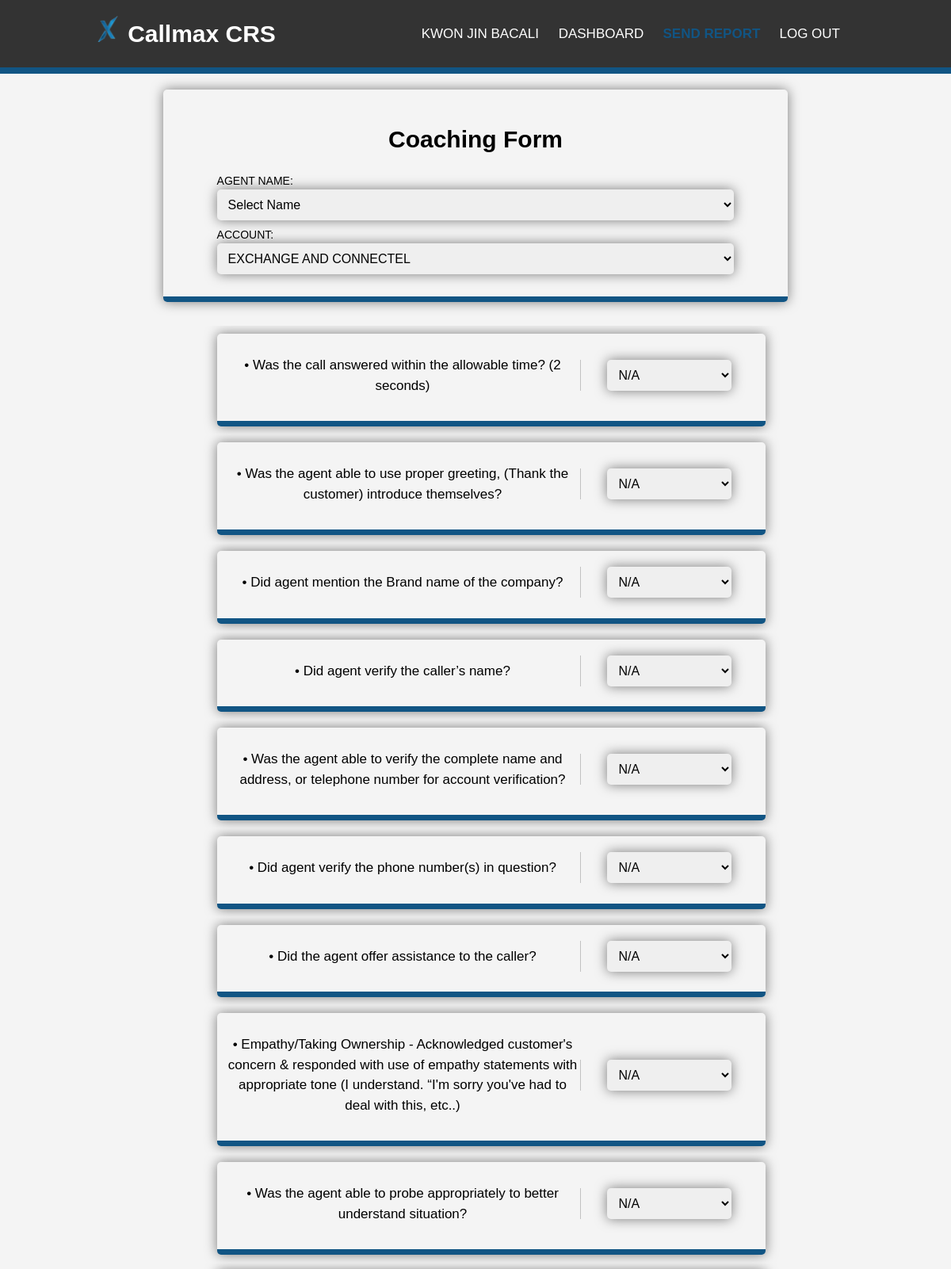
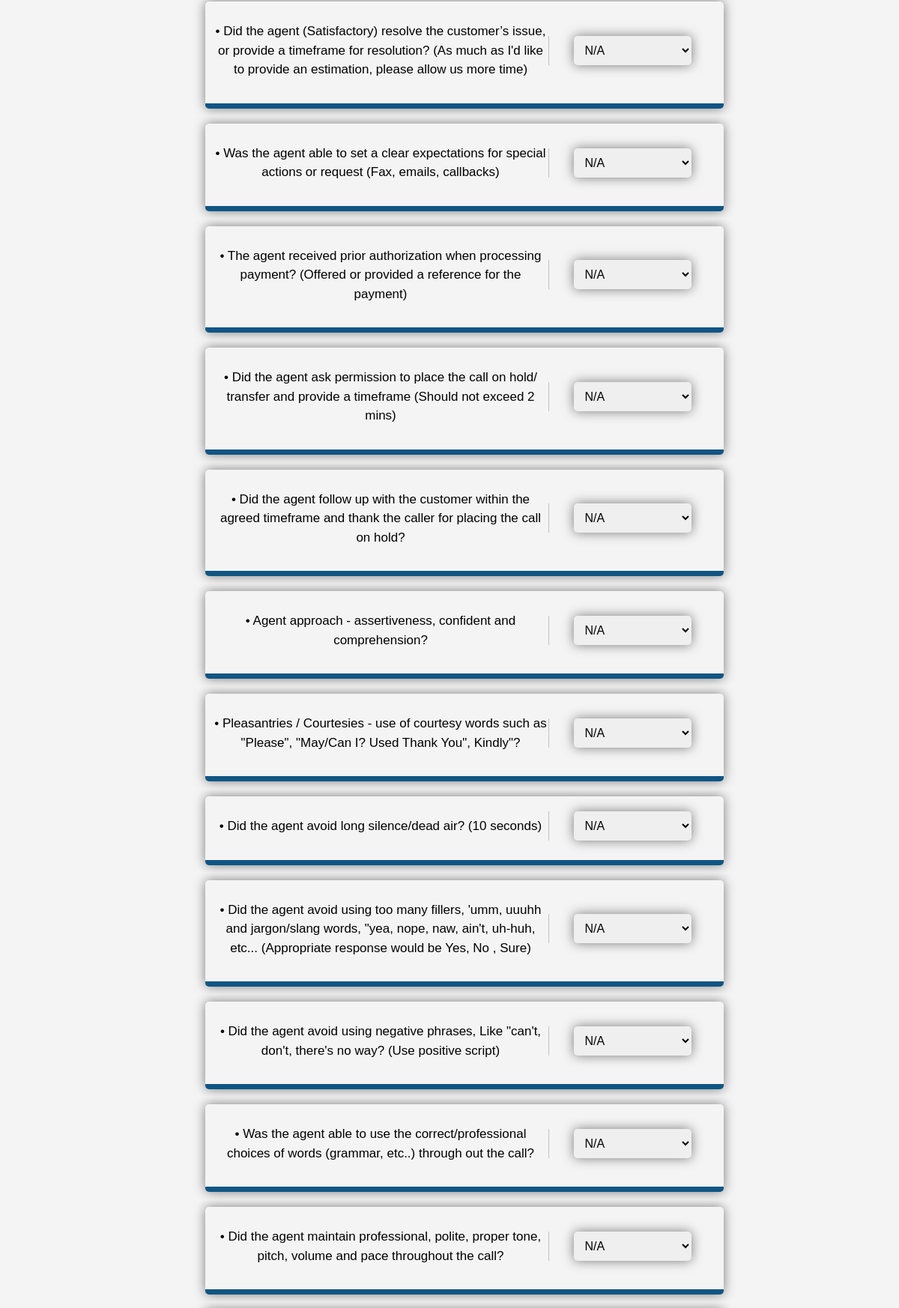
/QAV/sendReport.php?account=Exchange and Connectel (signed in, upper part), run on the app's committed database (2 pictures, top to bottom).
### tables this page shows
CREATE TABLE `qa_form` (
  `id` int(11) NOT NULL,
  `account` varchar(255) NOT NULL,
  `category` varchar(255) NOT NULL,
  `item` text NOT NULL,
  `answer` varchar(255) NOT NULL,
  `error` varchar(255) NOT NULL
);

### text/text.php (called while the page is built, shortened)
<?php
$text['header'] = 'Callmax CRS';
$text['signup'] = 'Sign up';
$text['login'] = 'Login';
$text['send-report'] = 'Send Report';
$text['logout'] = 'log out';
$text['dashboard'] = 'dashboard';
$text['info'] = 'Info';
$text['ack-link'] = 'Acknowledgement Link';
$text['welcome-title'] = ''.$text['header'].' | Welcome';
$text['login-welcome'] = 'Welcome!';
$text['username'] = 'Username';
$text['password'] = 'Password';
$text['forgot-password'] = 'Forgot password?';
$text['no-account'] = 'Don\'t have an account?';
$text['freepik'] = 'Designed by Freepik';
$text['reg-title'] = ''.$text['header'].' | Sign Up';
$text['register-head'] = 'Registration';
$text['firstname'] = 'First Name';
$text['lastname'] = 'Last Name';
$text['email'] = 'Email';
$text['email-add'] = 'Email Address';
$text['cpassword'] = 'Confirm Password';
$text['position'] = 'Position';
$text['choose-pos'] = 'Choose Position';
$text['qav'] = 'Quality Analyst - Voice';
$text['qan'] = 'Quality Analyst - Non-Voice';
$text['hr'] = 'Human Resources';
$text['tl'] = 'Team Leader';
$text['am'] = 'Account Manager';
$text['mis'] = 'MIS';
$text['kpi'] = 'KPI';
$text['accounts'] = 'Accounts';
$text['minus'] = '-';
$text['plus'] = '+';
$text['add-account'] = 'Add Account';
$text['yes-account'] = 'Already have an account?';
$text['login-here'] = 'Login Here';
$text['reg-success'] = 'Registration Successful';
$text['reg-failed'] = 'Registration Failed, Please check the availability of registration';
$text['click-login-here'] = 'Click here to login';
$text['acccess-denied'] = 'Access Denied';
$text['click-here'] = 'Click here';
$text['reg-again'] = 'Click here to register again';
$text['dashboard-title'] = ''.$text['header'].' | Dashboard';
$text['name'] = 'Name';
$text['account'] = 'Account';
$text['status'] = 'status';
$text['search'] = 'Search';
$text['agentname'] = 'Agent Name';
$text['report-type'] = 'Type of Report';
$text['date-issued'] = 'Date Issued';
$text['sendreport-title'] = ''.$text['header'].' | Send Report';
$text['coaching-form'] = 'Coaching Form';
$text['select-name'] = 'Select Name';
$text['select-account'] = 'Select Account';
$text['choose-issue'] = 'Choose Issue';
$text['issue'] = 'Issue';
$text['knowledge'] = 'Knowledge';
$text['attitude'] = 'Attitude';
$text['skill'] = 'Skill';

### QAV/sendReport.php (the view, shortened to what this page needs)
<!DOCTYPE html>
<?php
include ('../text/text.php');
?>
<html>
    <head>
        <link rel="stylesheet" type="text/css" href="../css/html-style.css">
    </head>
    <body  onload="disableBackButton()" onunload="disableBackButton()">
        <?php
    require('../connection.php');
    if (isset($_SESSION['name'])) {
        if ($_SESSION['demerits']=='QAV' || $_SESSION['demerits']=='SUPERADMIN') {
            $account = @$_GET['account'];
            $agentname = @$_GET['agentname']; ?>
    <header>
        <div class="container">
          <div class="heading">
            <div id="branding">
                  <h1><img src="../img/favicon.png" alt="logo" /> <?php echo $text['header'];?></h1>
            </div>
            <nav>
                <ul>
                  <li><a href="#"><?php echo $_SESSION['name']; ?> </a></li>
                  <li ><a href='reports.php'><?php echo $text['dashboard']; ?></a></li>
                  <li class="current"><a href='sendReport.php'><?php echo $text['send-report']; ?></a></li>
                  <li><a href='../logout.php?logout' onclick="return confirm('Are you sure you want to logout?')"><?php echo $text['logout']; ?></a></li>
                </ul>
            </nav>
          </div>
        </div>
    </header>
          <div class="container">
              <div class="sendReport-box">
                <div class="sendReportform">
                  <div>
                    <h1><?php echo $text['coaching-form']; ?></h1>
                  </div>
                  <div class="agentName">
                      <label><?php echo $text['agentname']; ?>:</label>
                    <select id="nameSel" name="agentname" class="select" required>
                        <?php if ($agentname == "" || $agentname == null) { ?>
                      <option value=""><?php echo $text['select-name']; ?></option>
                        <?php } else { ?>
                      <option value=""><?php echo $agentname; ?></option>
                        <?php } ?>
                    </select>
                  </div>
                  <form>
                  <div class="accountSelect">
                    <label><?php echo $text['account']; ?>:</label>
                      <select id="accountSel" name="account" onchange="this.form.submit()" required>
                          <?php
                          $query = "SELECT * FROM accounts";
                  $result = mysqli_query($connection, $query);
                  if (mysqli_num_rows($result) > 0) {
                      while ($row = mysqli_fetch_assoc($result)) {
                          ?>
                        <option value='<?php echo $row['name']; ?>'><?php echo strtoupper($row['name']); ?></option>
                          <?php
                      }
                  } ?>
                      </select>
                    </form>
                  </div>
                </div>
              </div>
              <div class="selectedIssue-box">
                <form class="selectedIssue" method="post" action="processQAReport.php">
                  <?php
                  if($account != "" || $account != null){
                  $query = "SELECT * FROM qa_form  WHERE account = '".$account."'";
                       $result = mysqli_query($connection, $query);
                       if (mysqli_num_rows($result) > 0) {
                           while ($row = mysqli_fetch_assoc($result)) {
                               ?>
                             <?php include 'qaform.php';?>
                               <?php
                           }
                          }
                        }
                    ?>
              </form>
            </div>
    <?php
        } else {
            header("location:../error/error.php");
        }
    } else {
        header("location:../index.php?e=Please Log in");
    }
?>
</body>
</html>

### QAV/qaform.php (shortened to what this page needs)
<link rel="stylesheet" type="text/css" href="../css/html-style.css">
<div class="subcontainer">
    <div class="qaDiv">
      <div class="qa-gridbox1">
        <p><?php echo $row['item']; ?></p>
      </div>
      <div class="qa-gridbox2">
          <select name="answer[]">
          <option value="N/A">N/A</option>
          </select>
      </div>
    </div>
</div>

### css/html-style.css (style rules this page uses)
:root { --primary-color: #115584; --bg-color: #f4f4f4; --dark-grey: #333; --orange: #f56101; --green: #00aa00; --yellow: #ffc530; }
body { padding: 0; margin: 0; background-color: var(--bg-color); font: 15px/1.5 Arial, Helvetica, sans-serif; }
a { text-decoration: none; color: var(--primary-color); transition: all 250ms ease; transition-property: all; transition-duration: 250ms; transition-timing-function: ease; transition-delay: 0s; }
.container { width: 80%; margin: auto; overflow: hidden; }
.subcontainer { width: 100%; margin: auto; overflow: hidden; }
.heading { position: relative; width: 100%; margin: auto; padding: 42.5px 0; }
header { position: sticky; top: 0px; background-color: var(--dark-grey); color: #fff; border-bottom: var(--primary-color) solid 8px; }
.heading #branding { position: absolute; top: 0; left: 0; }
.heading #branding h1 img { width: 10%; }
.heading a { color: #fff; text-decoration: none; text-transform: uppercase; font-size: 17px; }
.heading nav { position: absolute; top: 0; right: 0; padding: 15px 10px; }
.heading li { display: inline; padding: 0 10px; }
.heading .current a { color: var(--primary-color); font-weight: bold; }
.sendReportform { width: 85%; margin: auto; display: absolute; top: 0; left: 50%; }
.sendReport-box { display: relative; width: 80%; margin: auto; margin-top: 20px; padding: 20px 10px; border-radius: 5px; border-top: none; border-left: none; border-right: none; margin-bottom: 10px; border-bottom: var(--primary-color) solid 7px; box-shadow: 0 0 15px rgba(0, 0, 0, 0.5); }
.sendReport-box select { cursor: pointer; box-shadow: 0 0 15px rgba(0, 0, 0, 0.5); }
.sendReport-box label { font-size: 14px; text-transform: uppercase; display: block; }
.sendReport-box h1 { text-align: center; }
.sendReport-box select { margin: auto; width: 100%; padding: 10px 10px 10px 10px; border-radius: 5px; border: none; margin-bottom: 8px; font-size: 16px; }
.selectedIssue-box { width: 100%; min-height: 39.3vh; display: flex; justify-content: center; align-items: center; flex-direction: column; text-align: center; padding: 20px; }
.selectedIssue { width: 100%; margin: auto; }
.qaDiv { display: grid; grid-template-columns: 2fr 1fr; justify-content: center; align-items: center; margin: auto; width: 70%; margin-top: 10px; margin-bottom: 10px; background-color: #f4f4f4; padding: 10px 10px 15px 10px; border-radius: 5px; text-align: center; border-bottom: var(--primary-color) solid 7px; box-shadow: 0 0 15px rgba(0, 0, 0, 0.5); font-size: 17px; }
.qaDiv select { width: 70%; padding: 10px; font-size: 16px; border-radius: 5px; border: none; box-shadow: 0 0 15px rgba(0, 0, 0, 0.5); }
.qaDiv .qa-gridbox2 { border-left: #c2c2c2 1px solid; }

### data on the page
qa_form: item "• Was the call answered within the allowable time? (2 seconds)"
qa_form: item "• Was the agent able to use proper greeting, (Thank the customer) introduce themselves?"
qa_form: item "• Did agent mention the Brand name of the company?"
qa_form: item "• Did agent verify the caller’s name?"
qa_form: item "• Was the agent able to verify the complete name and address, or telephone number for account verification?"
qa_form: item "• Did agent verify the phone number(s) in question?"
qa_form: item "• Did the agent offer assistance to the caller?"
qa_form: item "• Empathy/Taking Ownership - Acknowledged customer's concern & responded with use of empathy statements with appropriate tone (I understand. “I'm sorry you've had to deal with this, etc..)"
qa_form: item "• Was the agent able to probe appropriately to better understand situation?"
qa_form: item "• Did the agent (Satisfactory) resolve the customer’s issue, or provide a timeframe for resolution? (As much as I'd like to provide an estimation, please allow us more time)"
qa_form: item "• Was the agent able to set a clear expectations for special actions or request (Fax, emails, callbacks)"
qa_form: item "• The agent received prior authorization when processing payment? (Offered or provided a reference for the payment)"
qa_form: item "• Did the agent ask permission to place the call on hold/ transfer and provide a timeframe (Should not exceed 2 mins)"
qa_form: item "• Did the agent follow up with the customer within the agreed timeframe and thank the caller for placing the call on hold?"
qa_form: item "• Agent approach - assertiveness, confident and comprehension?"
qa_form: item "• Pleasantries / Courtesies - use of courtesy words such as \"Please\", \"May/Can I? Used Thank You\", Kindly\"?"
qa_form: item "• Did the agent avoid long silence/dead air? (10 seconds)"
qa_form: item "• Did the agent avoid using too many fillers, 'umm, uuuhh and jargon/slang words, \"yea, nope, naw, ain't, uh-huh, etc... (Appropriate response would be Yes, No , Sure)"
qa_form: item "• Did the agent avoid using negative phrases, Like \"can't, don't, there's no way? (Use positive script)"
qa_form: item "• Was the agent able to use the correct/professional choices of words (grammar, etc..) through out the call?"
qa_form: item "• Did the agent maintain professional, polite, proper tone, pitch, volume and pace throughout the call?"

### other printed values
$text['header'] "Callmax CRS"
$_SESSION['name'] "KWON JIN BACALI"
$text['dashboard'] "DASHBOARD"
$text['send-report'] "SEND REPORT"
$text['logout'] "LOG OUT"
$text['coaching-form'] "Coaching Form"
$text['agentname'] "AGENT NAME"
$text['account'] "ACCOUNT"
form field agentname "Select Name"
form field account "EXCHANGE AND CONNECTEL"
